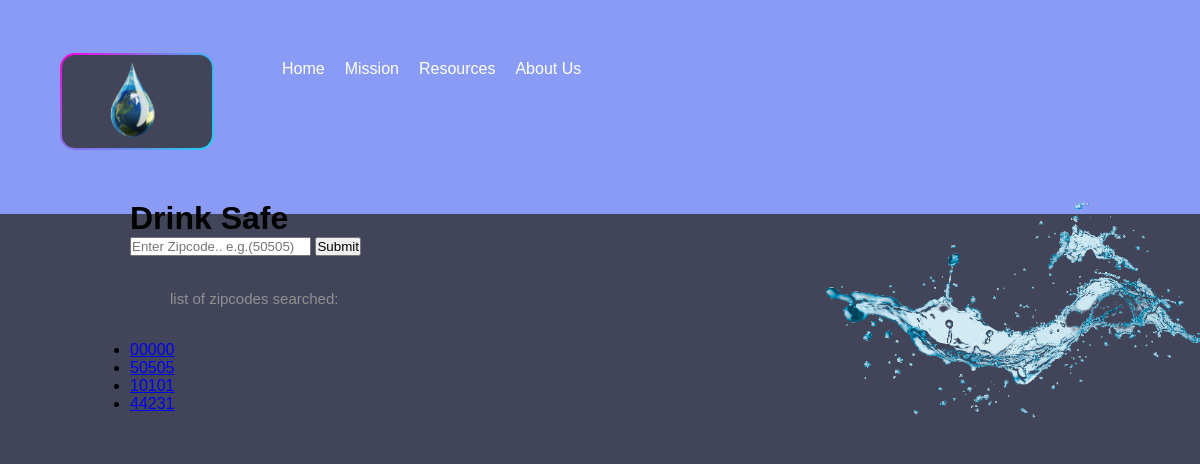
The app's page /Home/, older data.
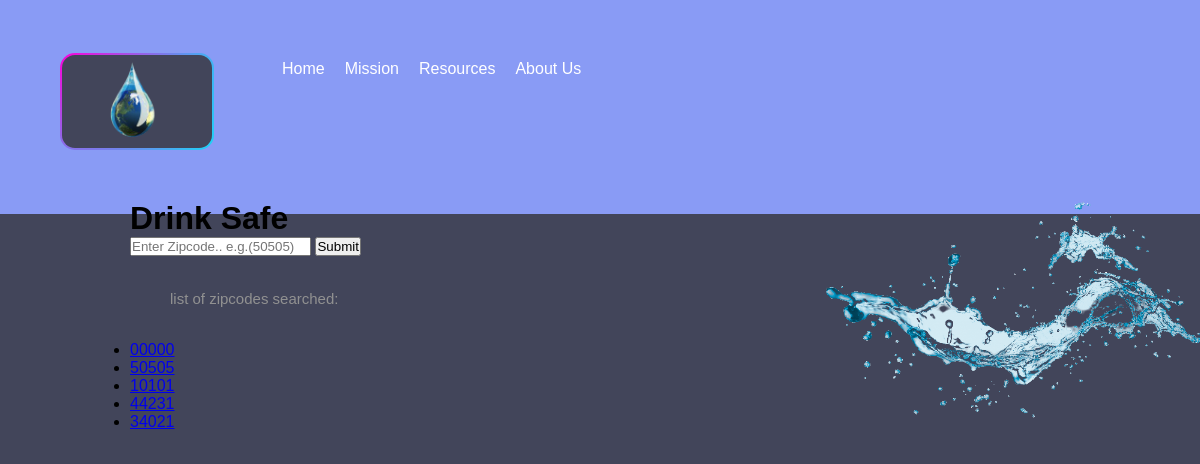
The same page, newer data.
### Home/models.py (models this page shows, shortened)
class Zipcode(models.Model):
    areaCode = models.TextField('zipcode', max_length=5)
    entered = models.DateTimeField('date published')

### Home/views.py (the view)
# urls.py: path('', views.index, name='index'),
def index(request):
    zipcode_list = Zipcode.objects.order_by('entered')[:5]
    template = loader.get_template('Home/index.html')
    context = {
        'zipcode_list': zipcode_list,
    }
    if request.method == 'POST':
        zip = request.POST.get('areaCode')
        z = Zipcode(areaCode=str(zip), entered=timezone.now())
        z.save()
    return HttpResponse(template.render(context, request))

### Home/templates/Home/index.html (shortened to what this page needs)
<head>
	{% load static %}
	<link rel ="stylesheet" href="{% static 'Home/FrontEnd.css' %}">
</head>
<body>
	<div class="container">
		<div class = "menu">
			<ul>
				<li class = "logo"><img src="{% static 'Home/tapwater.png' %}"></li>
				<li>Home</li>
				<li>Mission</li>
				<li>Resources</li>
				<li>About Us</li>
			</ul>
		</div>
		<div class="topText">
			<h1>Drink Safe</h1>
			<div class="app-text">
				<form action='/Home/' method='post'>{% csrf_token %}
					<input class="search" type="text" name="areaCode" placeholder="Enter Zipcode.. e.g.(50505)">
					<input type="submit">
				</form>
				<P>list of zipcodes searched:<br>
				{% if zipcode_list %}
					<ul>
					{% for zipcode in zipcode_list %}
						<li><a href="/polls/{{ question.id }}/">{{ zipcode.areaCode }}</a></li>
					{% endfor %}
					</ul>
				{% else %}
					<p>No zipcodes are available.</p>
				{% endif %}
		</div>
			<div class= "app-picture"><img src="{% static 'Home/waterr.png' %}">
			</div>
	</div>
	</div>
</body>

Row changes from the older to the newer data that the page shows:
added Zipcode: areaCode "34021"
